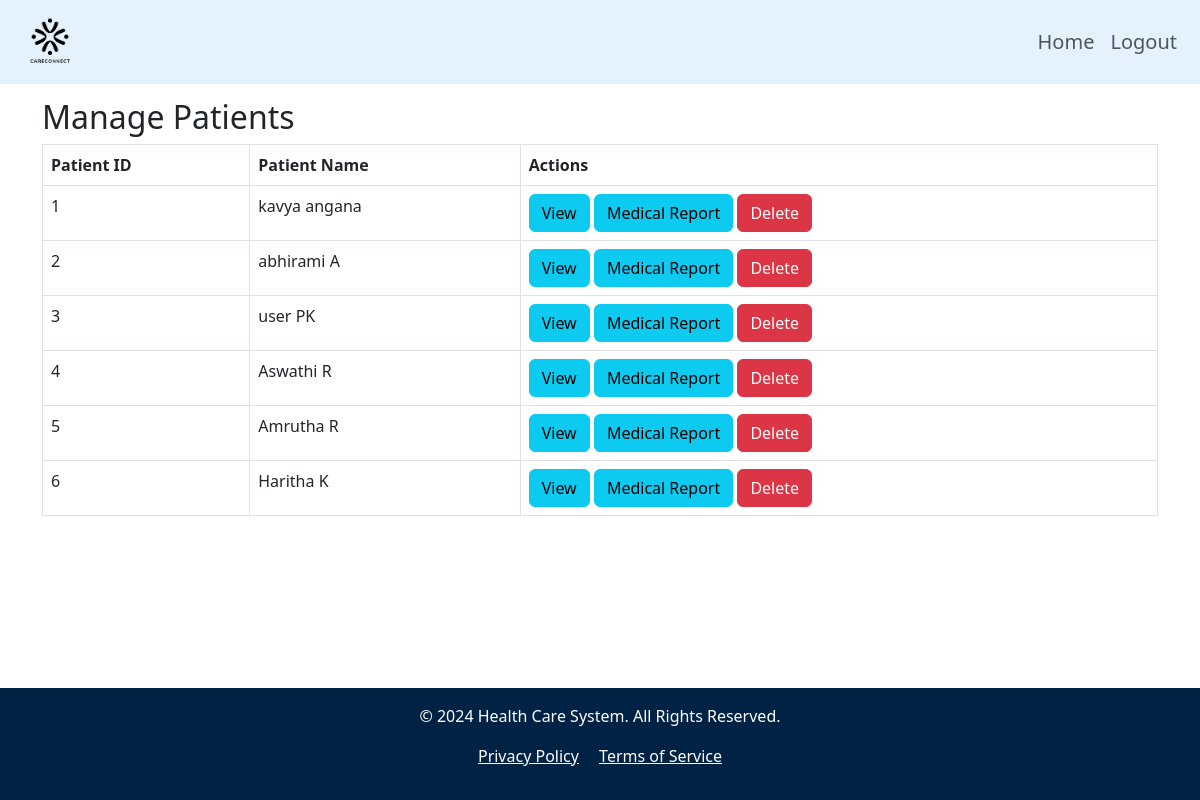
Page /admin_patients/ (signed in) on the committed database.
### patientapp/models.py (models this page shows, shortened)
class PatientProfile(models.Model):
    user = models.OneToOneField(User, on_delete=models.CASCADE)
    phone_number = models.CharField(max_length=20)
    date_of_birth = models.DateField(null=False)
    gender = models.CharField(max_length=10, choices=[('Male', 'Male'), ('Female', 'Female'), ('Other', 'Other')])

### patientapp/views.py (the view)
# urls.py: path('admin_patients/', views.admin_patients, name='admin_patients'),
@login_required
@user_passes_test(is_admin_or_staff)
def admin_patients(request):
    patients = PatientProfile.objects.all()
    return render(request, 'admin/manage_patients.html', {'patients': patients})

### patientapp/views.py (called while the page is built)
def is_admin_or_staff(user):
    return user.is_authenticated and user.is_staff  # Ensures only staff users can access

### templates/admin/manage_patients.html
{% extends 'admin/admin_dashboard.html' %}
{% block content %}
    <div class="container mt-4">
        <h2>Manage Patients</h2>
        <table class="table table-bordered">
            <thead>
                <tr>
                    <th>Patient ID</th>
                    <th>Patient Name</th>
                    <th>Actions</th>
                </tr>
            </thead>
            <tbody>
                {% for patient in patients %}
                    <tr>
                        <td>{{ patient.id }}</td>
                        <td>{{ patient.user.first_name }} {{ patient.user.last_name }}</td>
                        <td>
                            <a href="{% url 'view_patient' patient.id %}" class="btn btn-info">View</a>
                            <a href="{% url 'view_medical_report_admin' patient.id %}" class="btn btn-info">Medical Report</a>
                            <a href="{% url 'delete_patient' patient.id %}" class="btn btn-danger" onclick="return confirm('Are you sure you want to delete this patient?')">Delete</a>
                        </td>
                    </tr>
                {% endfor %}
            </tbody>
        </table>
    </div>
{% endblock %}

### templates/admin/admin_dashboard.html (shortened to what this page needs)
{% extends 'base.html' %}
{% load static %}
{% block navbar %}
<nav class="navbar navbar-expand-lg navbar-light">
    <div class="container-fluid">
        <a class="navbar-brand" href="{% url 'home' %}">
            <img src="{% static 'assets/img/logo4.png' %}" alt="E-Hospitality Logo" class="img-fluid" style="max-height: 50px;">
        </a>
        <div class="collapse navbar-collapse" id="navbarNav">
            <ul class="navbar-nav ms-auto">
                <li class="nav-item"><a class="nav-link" href="{% url 'admin_dashboard' %}">Home</a></li>
                <li class="nav-item"><a class="nav-link" href="{% url 'home' %}">Logout</a></li>
            </ul>
        </div>
    </div>
</nav>
{% endblock %}

### templates/base.html (shortened to what this page needs)
<!DOCTYPE html>
{% load static %}
<html lang="en">
<head>
    <link href="https://cdn.jsdelivr.net/npm/bootstrap@5.3.0-alpha1/dist/css/bootstrap.min.css" rel="stylesheet">
    <link href="https://cdnjs.cloudflare.com/ajax/libs/font-awesome/5.15.4/css/all.min.css" rel="stylesheet">
    <link rel="stylesheet" href="{% static 'assets/css/styles.css' %}">
</head>
<body>
    {% block navbar %}{% endblock %}
    <div class="container-fluid mt-4">
        {% block content %}
        {% endblock %}
    </div>
    <footer class="text-white text-center py-3 mt-auto" style="background-color: #002244; padding: 20px;">
        <div class="container">
            <p>&copy; 2024 Health Care System. All Rights Reserved.</p>
            <p>
                <a href="#" class="text-white me-3">Privacy Policy</a>
                <a href="#" class="text-white">Terms of Service</a>
            </p>
        </div>
    </footer>
</body>
</html>

### static/assets/css/styles.css (style rules this page uses)
html { scroll-behavior: smooth; }
body { margin: 0; padding: 0; display: flex; flex-direction: column; min-height: 100vh; padding-top: 40px; }
.navbar { background-color: #e3f2fd; padding: 2px 5px; position: fixed; width: 100%; top: 0; left: 0; z-index: 1000; display: flex; justify-content: space-between; }
.navbar-nav .nav-link { font-size: 20px; padding: 5px 10px; }
.navbar-brand { padding-left: 10px }
.container-fluid { padding: 10px; }
img.img-fluid { width: 100%; height: auto; border-radius: 8px; }

### rows in the picture
PatientProfile: id "1", user.first_name "kavya", user.last_name "angana"
PatientProfile: id "2", user.first_name "abhirami", user.last_name "A"
PatientProfile: id "3", user.first_name "user", user.last_name "PK"
PatientProfile: id "4", user.first_name "Aswathi", user.last_name "R"
PatientProfile: id "5", user.first_name "Amrutha", user.last_name "R"
PatientProfile: id "6", user.first_name "Haritha", user.last_name "K"
